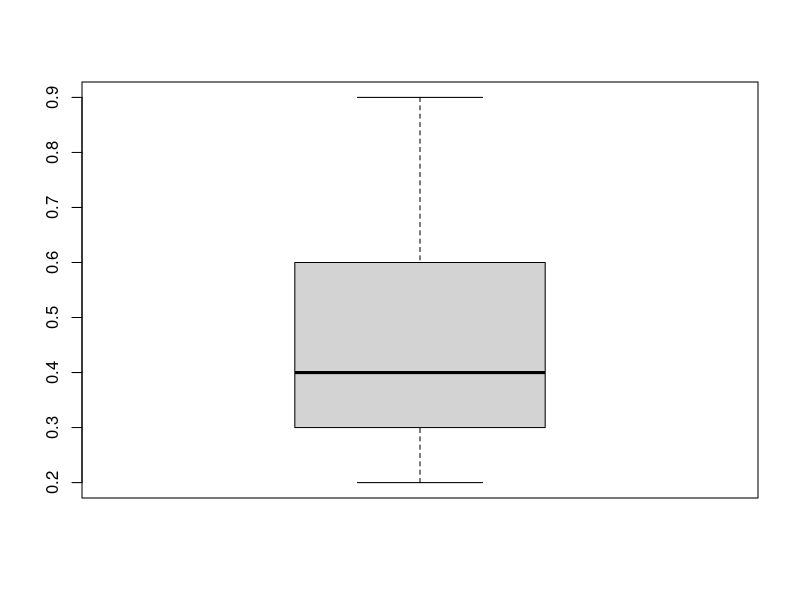
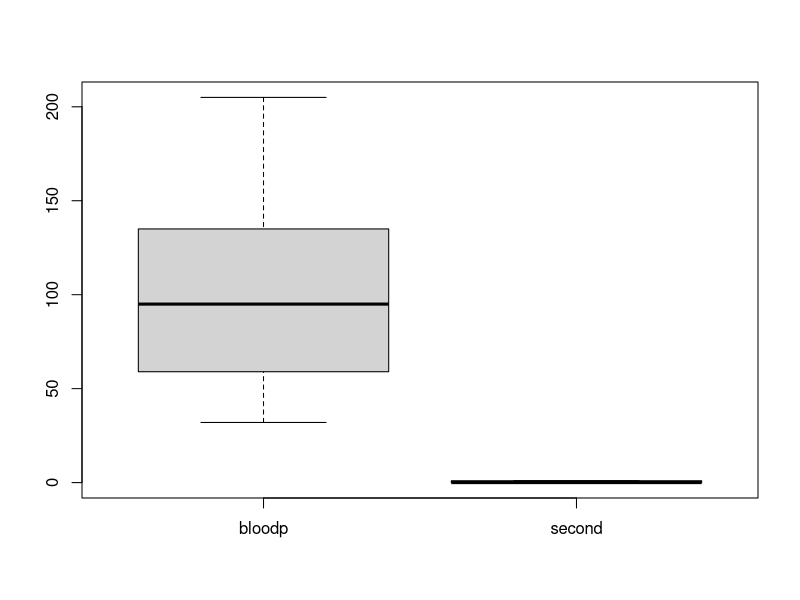
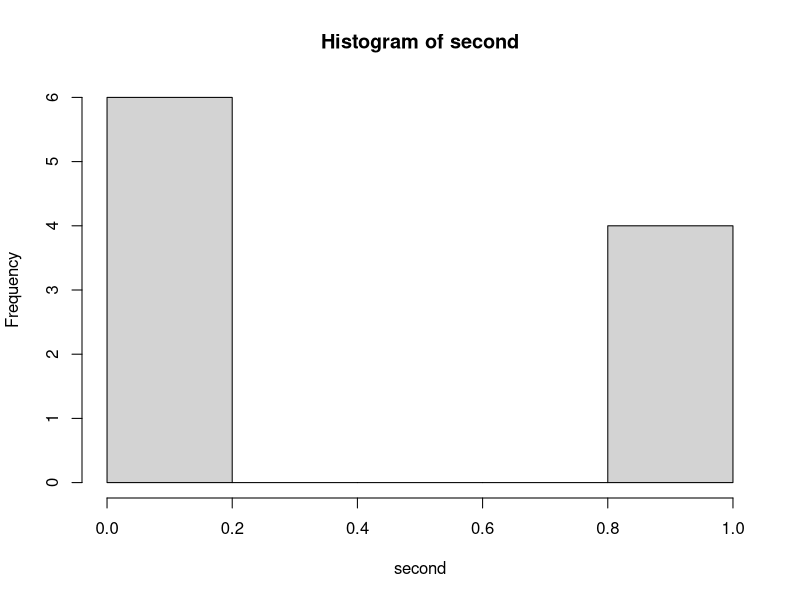

Reproduce these figures in R, in order.
Freq <- c(0.6, 0.3, 0.4, 0.4, 0.2, 0.6, 0.3, 0.4, 0.9, 0.2)
bloodp <- c(103, 87, 32, 42, 59, 109, 78, 205, 135, 176)
first <- c(1, 1, 1, 1, 0, 0, 0, 0, NA, 1)
second <- c(1, 1, 0, 0, 1, 1, 0, 0, 0, 0)
finaldecision <- c(0, 1, 0, 1, 0, 1, 0, 1, 1, 1)

#boxplot of Frequency
boxplot(Freq)

#attempt at side by side
data1 <- cbind(bloodp, second)
boxplot(data1, beside = T)

#histogram
hist(second)



